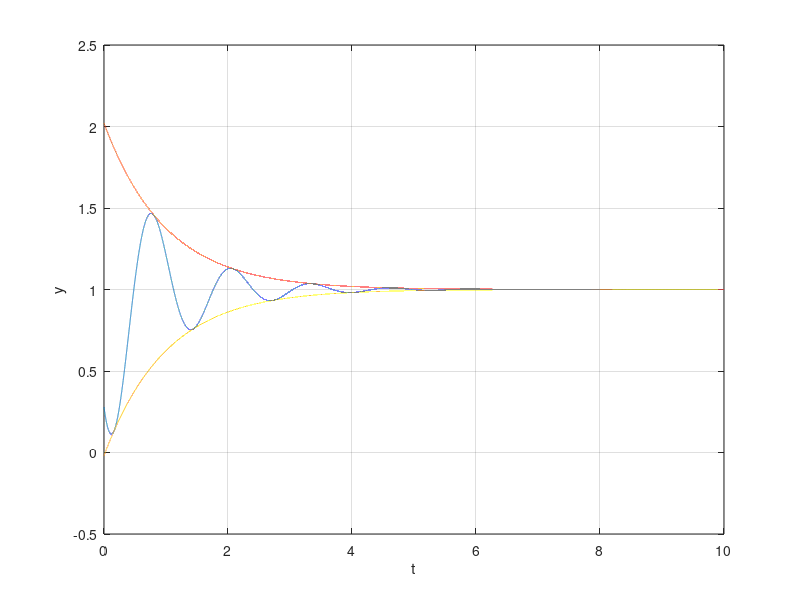

Source code (MATLAB):
clear
clc
t = 0:0.0001:10;
y1 = 1-1.02*exp(-t).*sin(4.9*t+pi/4);
plot(t,y1)
hold
grid on
y2 = 1+1.02*exp(-t);
plot(t,y2)
y3 = 1-1.02*exp(-t);
plot(t,y3)
xlabel('t')
ylabel('y')